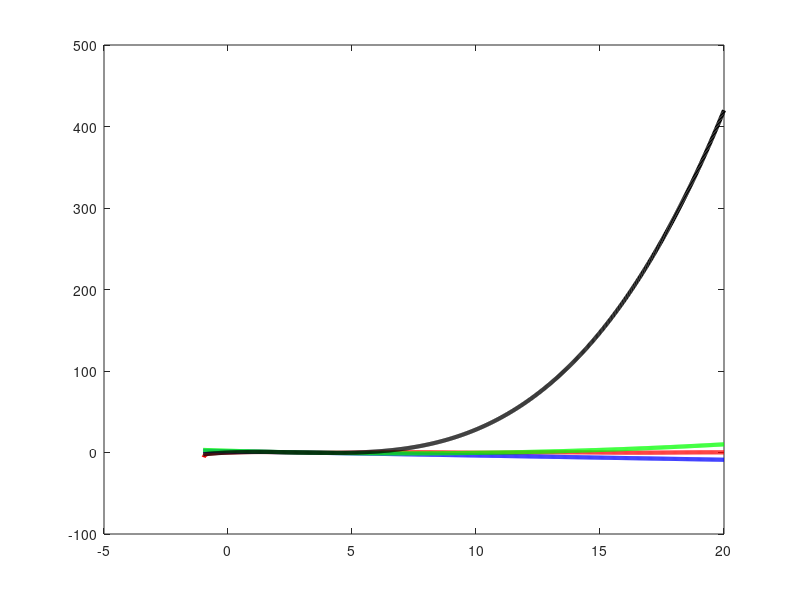

Write the MATLAB code that produced this figure. (Note: this script raises an error after producing the figure.)
%% TUGAS INDIVIDU KE-3 (DERET TAYLOR) KALKULUS LANJUT
% Dibuat Tanggal 6 dan 7 November 2022
% Dibuat Oleh : Sinsin Triana Kian Q (2108541077)

% Tentukan hampiran Taylor untuk persamaan f(x) di titik x = 3
% f(x)=    / pi x \
%       sin| ---- |
%          \   3  /
%       -----------
%       sqrt(x + 1)

%% Mencari Turunan f(x) dari Command Windows dengan Syntax sebagai berikut:
% >> sysm x
% >> f = sin(pi*x/3)/sqrt(x+1)
% f =
% sin((pi*x)/3)/(x + 1)^(1/2)

% Substitusi x = 3 ke fungsi f
% >> subs(f,x,3)
% ans =
% 0

% Turunan Pertama f(x) 
     % >> a = diff(f)
     % a =
     % (pi*cos((pi*x)/3))/(3*(x + 1)^(1/2)) - sin((pi*x)/3)/(2*(x + 1)^(3/2))
 % Turunan Pertama f(3)
     % >> subs(a,x,3)
     % ans =
     % -pi/6
     
% Turunan Kedua f(x)
     % >> b = diff(f,2)
     % b =
     % (3*sin((pi*x)/3))/(4*(x + 1)^(5/2)) - (pi*cos((pi*x)/3))/(3*(x + 1)^(3/2)) - (pi^2*sin((pi*x)/3))/(9*(x + 1)^(1/2))
 % Turunan Kedua f(3)
     % >> subs(b,x,3)
     % ans =
     % pi/24
     
% Turunan Ketiga f(x)
     % >> c = diff(f,3)
     % c =
     %(3*pi*cos((pi*x)/3))/(4*(x + 1)^(5/2)) - (15*sin((pi*x)/3))/(8*(x + 1)^(7/2)) - (pi^3*cos((pi*x)/3))/(27*(x + 1)^(1/2)) + (pi^2*sin((pi*x)/3))/(6*(x + 1)^(3/2))
 % Turunan Ketiga f(3)
     % >> subs(c,x,3)
     % ans =
     % pi^3/54 - (3*pi)/128
     
% Turunan Keempat f(x)
     % >> d = diff(f,4)
     % d =
     %(105*sin((pi*x)/3))/(16*(x + 1)^(9/2)) - (5*pi*cos((pi*x)/3))/(2*(x + 1)^(7/2)) + (2*pi^3*cos((pi*x)/3))/(27*(x + 1)^(3/2)) + (pi^4*sin((pi*x)/3))/(81*(x + 1)^(1/2)) - (pi^2*sin((pi*x)/3))/(2*(x + 1)^(5/2))
 % Turunan Keempat f(3)   
     % >> subs(d,x,3)
     % ans =
     % (5*pi)/256 - pi^3/108
     
%% Instalisasi awal
clear;
clc;
close all;

%% Program Utama
x  = linspace(-1,20,1000);
x1 = linspace(-1,20,1000);
x2 = linspace(-1,20,1000);

for i=1:1000
    y(i) = sin(pi*x(i)/3)/sqrt(x(i)+1);
    y1(i)= 0 - (pi/6)*(x(i)-3);
    y2(i)= 0 - (pi/6)*(x(i)-3) + ((pi/24)/2)*(x(i)-3)^2;
    y3(i)= 0 - (pi/6)*(x(i)-3) + ((pi/24)/2)*(x(i)-3)^2 + ((pi^3/54 - (3*pi)/128)/6)*(x(i)-3)^3; 
    y4(i)= 0 - (pi/6)*(x(i)-3) + ((pi/24)/2)*(x(i)-3)^2 + ((pi^3/54 - (3*pi)/128)/6)*(x(i)-3)^3 + (((5*pi)/256 - pi^3/108)/24)*(x(i)-3)^4; 
end

plot(x,y,'r','LineWidth',3)
hold on
plot(x1,y1,'b','LineWidth',3)
plot(x2,y2,'g','LineWidth',3)
plot(x2,y3,'k','LineWidth',3)
plot(x2,y4,'Y','LineWidth',3)

xline(3) % Garis x=3
yline(0) % Garis y=0
xlim([-1 8]) % Rentang plot sumbu x
ylim([-2 2]) % Rentang plot sumbu y

% Keterangan Plot
f = '$\frac{sin\frac{\pi}{3}x}{\surd(x+1)}$';
title(f,'interpreter', 'latex') %Memberi Judul Plot
ax=gca;
ax.FontSize = 12;   %Mengubah Fontsize
xlabel('Sumbu X','interpreter', 'latex');
ylabel('Sumbu Y','interpreter', 'latex');
legend('$f(3)$','$f(3)+f^1(3)(x-3)$','$f(3)+f^1(3)(x-3)+\frac{f^2(3)}{2!}(x-3)^2$','$f(3)+f^1(3)(x-3)+\frac{f^2(3)}{2!}(x-3)^2+\frac{f^3(3)}{3!}(x-3)^3$','$f(3)+f^1(3)(x-3)+\frac{f^2(3)}{2!}(x-3)^2+\frac{f^3(3)}{3!}(x-3)^3+\frac{f^4(3)}{4!}(x-3)^4$','interpreter', 'latex')
